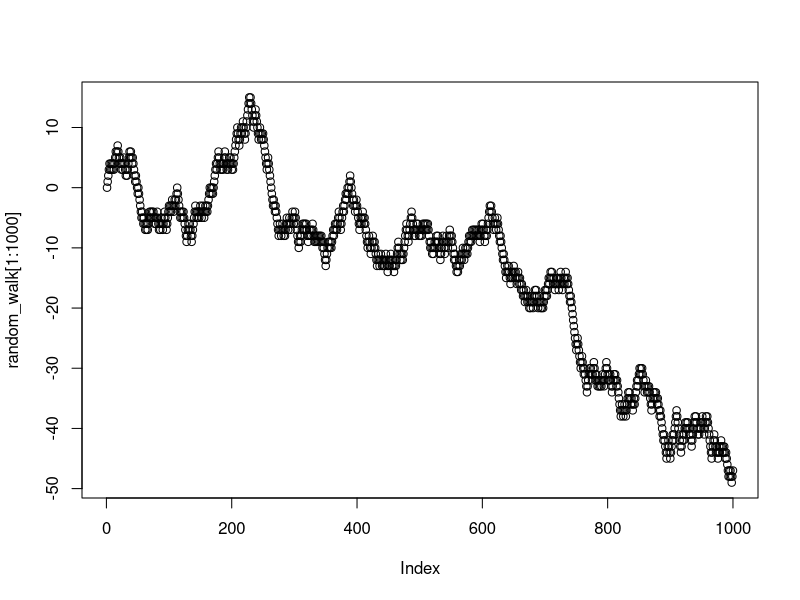

R code for this plot:
## ---- chunk 1
wikipedia<-"Jacob Cornelisz van Oostsanen (before 1470 – 1533) was a Northern Netherlandish painter and designer of woodcuts. This oil-on-panel painting, by his son Dirck Jacobsz., depicts Van Oostsanen painting a portrait of his wife Anna. Though Van Oostsanen had died in 1533, his wife lived until around 1550, the year in which this work was painted. Its format ingeniously incorporates the viewer in its fiction. The painter looks out, presumably at his subject, whose likeness he is depicting. The work may have been intended to serve as a memorial to Jacobsz.'s parents, to be installed above the couple's tomb in a church."

  #deconstruct the words, and convert all to lower case
  #organize them into a table to create a data frame 
  #exclude everything but letters in letter_counts and save as final
  #add the probabilities column to the final, and print table
wiki_letters<-unlist(strsplit(wikipedia,split=""))
lower_case<-tolower(wiki_letters)

letter_counts<-table(lower_case)
letter_counts<-data.frame(letter_counts)

library(dplyr)

final<-letter_counts%>%
  filter(lower_case%in%letters==TRUE)

total_letters<-sum(final$Freq)

final<-final%>%
  mutate(probabilities=Freq/total_letters)

knitr::kable(final)
## ---- chunk 2
  #create a sequence and organize them in a matrix
  #paste by row the letters, to create 5 letter strings 
my_strings<-sample(final$lower_case,50*5,replace=TRUE)

random_strings<-matrix(my_strings,ncol=5)

my_letters<-c()
for(i in 1:dim(random_strings)[1]){
  my_letters[i]<-paste(random_strings[i,],collapse = "")
}
my_letters

## ---- chunk 3
  #simulate coin flips 
  #initialize vectors 
  #at each iteration, steps are added to the previous position of random walk
sim_flips<-sample(c(1,-1),9999,replace=TRUE)
  
steps<-c()
random_walk<-c(0)
for(i in 1:length(sim_flips)){
  steps[i]<-sim_flips[i]
  random_walk[i+1]<-steps[i]+random_walk[i]
}
plot(random_walk[1:1000])
